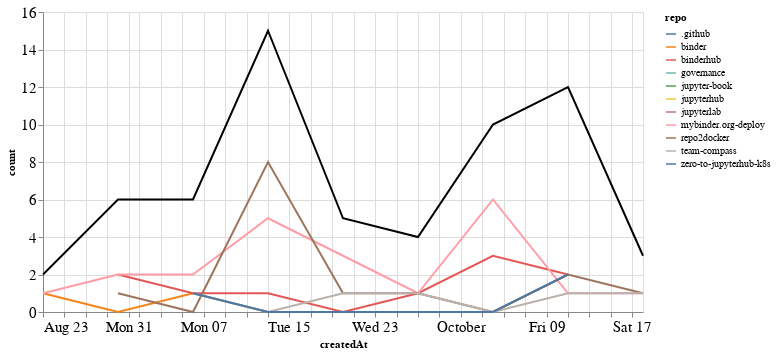

Here is the notebook cell this chart was saved with:
### Markdown cell above
## Comments

### Code cell
comments_time = comments.groupby('repo').resample('W', on='createdAt').count()['author'].reset_index()
comments_time = comments_time.rename(columns={'author': 'count'})
comments_time_total = comments_time.groupby('createdAt').agg({"count": "sum"}).reset_index()
ch1 = alt.Chart(comments_time, width=600).mark_line().encode(
    x='createdAt',
    y='count',
    color='repo',
    tooltip="repo"
)

ch2 = alt.Chart(comments_time_total, width=600).mark_line(color="black").encode(
    x='createdAt',
    y='count',
)

ch1 + ch2

### Figure 1 — Vega-Lite specification as saved in the notebook (floating-point values rounded to 4 significant figures)
{"config": {"axisLeft": {"labelFontSize": 15}, "axisBottom": {"labelFontSize": 15}}, "layer": [{"data": {"name": "data-ebc56343051b8594b6fa51547a0052db"}, "mark": "line", "encoding": {"color": {"type": "nominal", "field": "repo"}, "tooltip": {"type": "nominal", "field": "repo"}, "x": {"type": "temporal", "field": "createdAt"}, "y": {"type": "quantitative", "field": "count"}}, "width": 600}, {"data": {"name": "data-9bc2ce977e50a22e913616a0ca068c86"}, "mark": {"type": "line", "color": "black"}, "encoding": {"x": {"type": "temporal", "field": "createdAt"}, "y": {"type": "quantitative", "field": "count"}}, "width": 600}], "$schema": "https://vega.github.io/schema/vega-lite/v4.8.1.json", "datasets": {"data-ebc56343051b8594b6fa51547a0052db": [{"repo": ".github", "createdAt": "2020-10-04T00:00:00", "count": 1}, {"repo": "binder", "createdAt": "2020-08-23T00:00:00", "count": 1}, {"repo": "binder", "createdAt": "2020-08-30T00:00:00", "count": 0}, {"repo": "binder", "createdAt": "2020-09-06T00:00:00", "count": 1}, {"repo": "binder", "createdAt": "2020-09-13T00:00:00", "count": 0}, {"repo": "binder", "createdAt": "2020-09-20T00:00:00", "count": 0}, {"repo": "binder", "createdAt": "2020-09-27T00:00:00", "count": 0}, {"repo": "binder", "createdAt": "2020-10-04T00:00:00", "count": 0}, {"repo": "binder", "createdAt": "2020-10-11T00:00:00", "count": 2}, {"repo": "binderhub", "createdAt": "2020-08-30T00:00:00", "count": 2}, {"repo": "binderhub", "createdAt": "2020-09-06T00:00:00", "count": 1}, {"repo": "binderhub", "createdAt": "2020-09-13T00:00:00", "count": 1}, {"repo": "binderhub", "createdAt": "2020-09-20T00:00:00", "count": 0}, {"repo": "binderhub", "createdAt": "2020-09-27T00:00:00", "count": 1}, {"repo": "binderhub", "createdAt": "2020-10-04T00:00:00", "count": 3}, {"repo": "binderhub", "createdAt": "2020-10-11T00:00:00", "count": 2}, {"repo": "governance", "createdAt": "2020-10-11T00:00:00", "count": 1}, {"repo": "jupyter-book", "createdAt": "2020-08-30T00:00:00", "count": 1}, {"repo": "jupyterhub", "createdAt": "2020-09-13T00:00:00", "count": 1}, {"repo": "jupyterlab", "createdAt": "2020-10-11T00:00:00", "count": 1}, {"repo": "mybinder.org-deploy", "createdAt": "2020-08-23T00:00:00", "count": 1}, {"repo": "mybinder.org-deploy", "createdAt": "2020-08-30T00:00:00", "count": 2}, {"repo": "mybinder.org-deploy", "createdAt": "2020-09-06T00:00:00", "count": 2}, {"repo": "mybinder.org-deploy", "createdAt": "2020-09-13T00:00:00", "count": 5}, {"repo": "mybinder.org-deploy", "createdAt": "2020-09-20T00:00:00", "count": 3}, {"repo": "mybinder.org-deploy", "createdAt": "2020-09-27T00:00:00", "count": 1}, {"repo": "mybinder.org-deploy", "createdAt": "2020-10-04T00:00:00", "count": 6}, {"repo": "mybinder.org-deploy", "createdAt": "2020-10-11T00:00:00", "count": 1}, {"repo": "mybinder.org-deploy", "createdAt": "2020-10-18T00:00:00", "count": 1}, {"repo": "repo2docker", "createdAt": "2020-08-30T00:00:00", "count": 1}, {"repo": "repo2docker", "createdAt": "2020-09-06T00:00:00", "count": 0}, {"repo": "repo2docker", "createdAt": "2020-09-13T00:00:00", "count": 8}, {"repo": "repo2docker", "createdAt": "2020-09-20T00:00:00", "count": 1}, {"repo": "repo2docker", "createdAt": "2020-09-27T00:00:00", "count": 1}, {"repo": "repo2docker", "createdAt": "2020-10-04T00:00:00", "count": 0}, {"repo": "repo2docker", "createdAt": "2020-10-11T00:00:00", "count": 2}, {"repo": "repo2docker", "createdAt": "2020-10-18T00:00:00", "count": 1}, {"repo": "team-compass", "createdAt": "2020-09-06T00:00:00", "count": 1}, {"repo": "team-compass", "createdAt": "2020-09-13T00:00:00", "count": 0}, {"repo": "team-compass", "createdAt": "2020-09-20T00:00:00", "count": 1}, {"repo": "team-compass", "createdAt": "2020-09-27T00:00:00", "count": 1}, {"repo": "team-compass", "createdAt": "2020-10-04T00:00:00", "count": 0}, {"repo": "team-compass", "createdAt": "2020-10-11T00:00:00", "count": 1}, {"repo": "team-compass", "createdAt": "2020-10-18T00:00:00", "count": 1}, {"repo": "zero-to-jupyterhub-k8s", "createdAt": "2020-09-06T00:00:00", "count": 1}, {"repo": "zero-to-jupyterhub-k8s", "createdAt": "2020-09-13T00:00:00", "count": 0}, {"repo": "zero-to-jupyterhub-k8s", "createdAt": "2020-09-20T00:00:00", "count": 0}, {"repo": "zero-to-jupyterhub-k8s", "createdAt": "2020-09-27T00:00:00", "count": 0}, {"repo": "zero-to-jupyterhub-k8s", "createdAt": "2020-10-04T00:00:00", "count": 0}, {"repo": "zero-to-jupyterhub-k8s", "createdAt": "2020-10-11T00:00:00", "count": 2}], "data-9bc2ce977e50a22e913616a0ca068c86": [{"createdAt": "2020-08-23T00:00:00", "count": 2}, {"createdAt": "2020-08-30T00:00:00", "count": 6}, {"createdAt": "2020-09-06T00:00:00", "count": 6}, {"createdAt": "2020-09-13T00:00:00", "count": 15}, {"createdAt": "2020-09-20T00:00:00", "count": 5}, {"createdAt": "2020-09-27T00:00:00", "count": 4}, {"createdAt": "2020-10-04T00:00:00", "count": 10}, {"createdAt": "2020-10-11T00:00:00", "count": 12}, {"createdAt": "2020-10-18T00:00:00", "count": 3}]}}
